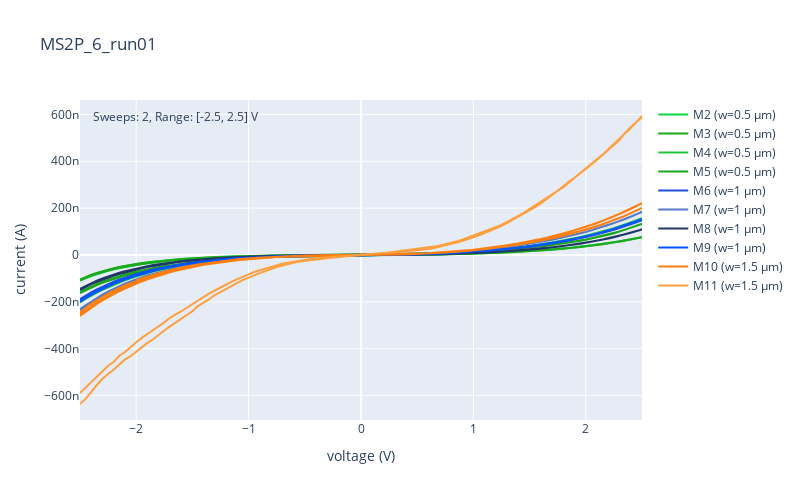

Notebook cell for this chart:
### Code cell
# Load the run
current_run = load_run(run_file, RUN_ID)

# Load device status
device_status = load_device_status(device_status_file)

# Get drains
drains = current_run['acquisitions']['drain']

# Load the data
data = load_run_data(data_folder, RUN_ID, drains)

# Check what we loaded
for drain, df in data.items():
    print(f"{drain}: {len(df)} rows, columns: {list(df.columns)}")

# Plot (automatically detects I-V vs dI/dV)
plot_measurement(data, current_run, device_status, vis_dict, RUN_ID)

### Figure 1 — Plotly figure (JSON) as saved in the notebook; plotly's stock layout.template omitted (floating-point values rounded to 4 significant figures; data arrays with more than 128 entries replaced by an {"elided": "..."} marker saying what was removed)
{"data": [{"line": {"color": "#06d945", "width": 2}, "name": "M2 (w=0.5 μm)", "type": "scatter", "x": {"elided": "202 float values"}, "y": {"elided": "202 float values"}}, {"line": {"color": "#1da81d", "width": 2}, "name": "M3 (w=0.5 μm)", "type": "scatter", "x": {"elided": "202 float values"}, "y": {"elided": "202 float values"}}, {"line": {"color": "#1fc93e", "width": 2}, "name": "M4 (w=0.5 μm)", "type": "scatter", "x": {"elided": "202 float values"}, "y": {"elided": "202 float values"}}, {"line": {"color": "#1EA619", "width": 2}, "name": "M5 (w=0.5 μm)", "type": "scatter", "x": {"elided": "202 float values"}, "y": {"elided": "202 float values"}}, {"line": {"color": "#1f4fd8", "width": 2}, "name": "M6 (w=1 μm)", "type": "scatter", "x": {"elided": "202 float values"}, "y": {"elided": "202 float values"}}, {"line": {"color": "#5779c9", "width": 2}, "name": "M7 (w=1 μm)", "type": "scatter", "x": {"elided": "205 float values"}, "y": {"elided": "205 float values"}}, {"line": {"color": "#203866", "width": 2}, "name": "M8 (w=1 μm)", "type": "scatter", "x": {"elided": "205 float values"}, "y": {"elided": "205 float values"}}, {"line": {"color": "#0055ff", "width": 2}, "name": "M9 (w=1 μm)", "type": "scatter", "x": {"elided": "202 float values"}, "y": {"elided": "202 float values"}}, {"line": {"color": "#ff7f0e", "width": 2}, "name": "M10 (w=1.5 μm)", "type": "scatter", "x": {"elided": "378 float values"}, "y": {"elided": "378 float values"}}, {"line": {"color": "#ff9f3f", "width": 2}, "name": "M11 (w=1.5 μm)", "type": "scatter", "x": {"elided": "202 float values"}, "y": {"elided": "202 float values"}}], "layout": {"annotations": [{"align": "left", "showarrow": false, "text": "Sweeps: 2, Range: [-2.5, 2.5] V", "x": 0.02, "xref": "paper", "y": 0.98, "yref": "paper"}], "height": 500, "title": {"text": "MS2P_6_run01 "}, "width": 800, "xaxis": {"title": {"text": "voltage (V)"}}, "yaxis": {"title": {"text": "current (A)"}}}}
